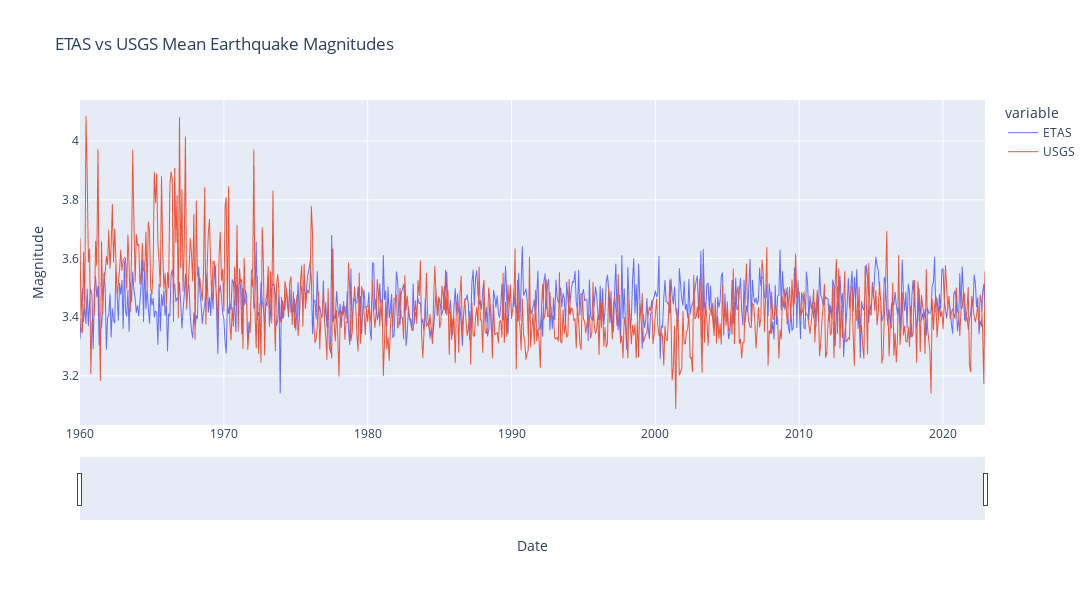

The notebook cell saved with this chart:
### Code cell
# Assuming merged_sum_mag is a DataFrame with 'Date', 'ETAS', and 'USGS' columns
merged_mean_mag['Date'] = merged_mean_mag['Date'].dt.to_timestamp()

# Create a Plotly figure
fig = px.line(merged_mean_mag, x='Date', 
              y=['ETAS', 'USGS'], labels={'value': 'Magnitude'}, 
              title='ETAS vs USGS Mean Earthquake Magnitudes')
fig.update_layout(
    width=1200,
    height=600,
)

fig.update_traces(line=dict(width=1.0))
# Add interactivity
fig.update_xaxes(rangeslider_visible=True)
fig.update_layout(dragmode='pan', hovermode='x')

# Show the interactive plot
fig.show()

### Figure 1 — Plotly figure (JSON) as saved in the notebook; plotly's stock layout.template omitted (floating-point values rounded to 4 significant figures; data arrays with more than 128 entries replaced by an {"elided": "..."} marker saying what was removed)
{"data": [{"hovertemplate": "variable=ETAS<br>Date=%{x}<br>Magnitude=%{y}<extra></extra>", "legendgroup": "ETAS", "line": {"color": "#636efa", "dash": "solid", "width": 1}, "marker": {"symbol": "circle"}, "mode": "lines", "name": "ETAS", "showlegend": true, "type": "scattergl", "x": {"elided": "755 str values"}, "xaxis": "x", "y": {"elided": "755 float values"}, "yaxis": "y"}, {"hovertemplate": "variable=USGS<br>Date=%{x}<br>Magnitude=%{y}<extra></extra>", "legendgroup": "USGS", "line": {"color": "#EF553B", "dash": "solid", "width": 1}, "marker": {"symbol": "circle"}, "mode": "lines", "name": "USGS", "showlegend": true, "type": "scattergl", "x": {"elided": "755 str values"}, "xaxis": "x", "y": {"elided": "755 float values"}, "yaxis": "y"}], "layout": {"dragmode": "pan", "height": 600, "hovermode": "x", "legend": {"title": {"text": "variable"}, "tracegroupgap": 0}, "title": {"text": "ETAS vs USGS Mean Earthquake Magnitudes"}, "width": 1200, "xaxis": {"anchor": "y", "domain": [0, 1], "rangeslider": {"visible": true}, "title": {"text": "Date"}}, "yaxis": {"anchor": "x", "domain": [0, 1], "title": {"text": "Magnitude"}}}}
